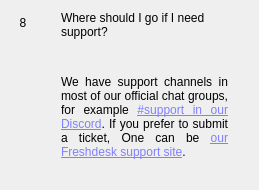
                  <widget class="QWidget" name="widgetFaq8" native="true">
                   <layout class="QHBoxLayout" name="horizontalpage_8" stretch="0,1">
                    <item alignment="Qt::AlignTop">
                     <widget class="QLabel" name="labelNumber8">
                      <property name="minimumSize">
                       <size>
                        <width>24</width>
                        <height>24</height>
                       </size>
                      </property>
                      <property name="maximumSize">
                       <size>
                        <width>16777215</width>
                        <height>24</height>
                       </size>
                      </property>
                      <property name="text">
                       <string>8</string>
                      </property>
                      <property name="alignment">
                       <set>Qt::AlignCenter</set>
                      </property>
                     </widget>
                    </item>
                    <item>
                     <layout class="QVBoxLayout" name="verticalLayoutpage_8">
                      <property name="leftMargin">
                       <number>20</number>
                      </property>
                      <property name="rightMargin">
                       <number>20</number>
                      </property>
                      <item>
                       <widget class="QLabel" name="labelSubtitle8">
                        <property name="text">
                         <string>Where should I go if I need support?</string>
                        </property>
                        <property name="wordWrap">
                         <bool>true</bool>
                        </property>
                       </widget>
                      </item>
                      <item>
                       <spacer name="verticalSpacer_80">
                        <property name="orientation">
                         <enum>Qt::Vertical</enum>
                        </property>
                        <property name="sizeType">
                         <enum>QSizePolicy::Fixed</enum>
                        </property>
                        <property name="sizeHint" stdset="0">
                         <size>
                          <width>20</width>
                          <height>30</height>
                         </size>
                        </property>
                       </spacer>
                      </item>
                      <item>
                       <widget class="QLabel" name="labelContent8">
                        <property name="text">
                         <string>
                           &lt;html&gt;&lt;head/&gt;&lt;body&gt;&lt;p align=&quot;justify&quot;&gt;
                           We have support channels in most of our official chat groups, for example
                           &lt;a style='color: #8080ff' href='https://discord.poweralt.io'&gt;
                           #support in our Discord&lt;/a&gt;.
                           If you prefer to submit a ticket, One can be
                           &lt;a style='color: #8080ff' href='https://PWRB.freshdesk.com'&gt;
                           our Freshdesk support site&lt;/a&gt;.
                           &lt;/p&gt;&lt;/body&gt;&lt;/html&gt;
                         </string>
                        </property>
                        <property name="alignment">
                         <set>Qt::AlignLeading|Qt::AlignLeft|Qt::AlignTop</set>
                        </property>
                        <property name="wordWrap">
                         <bool>true</bool>
                        </property>
                       </widget>
                      </item>
                      <item>
                       <spacer name="verticalSpacer_81">
                        <property name="orientation">
                         <enum>Qt::Vertical</enum>
                        </property>
                        <property name="sizeHint" stdset="0">
                         <size>
                          <width>20</width>
                          <height>20</height>
                         </size>
                        </property>
                       </spacer>
                      </item>
                     </layout>
                    </item>
                   </layout>
                  </widget>
